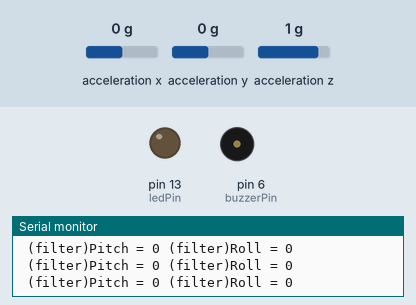
Simulated run of this sketch. Board: Arduino Uno, built with avr-gcc and run on an emulated ATmega328P. On the bench: output pins drawn as LEDs (lit = HIGH), buzzer (waves = sounding), the last lines printed to the serial monitor. The test bench sets the inputs (shaded band); at power-on: acceleration x 0 g, acceleration y 0 g, acceleration z 1 g.

Above: at 1.2 s.
1.3 s: acceleration x set to -0.4 g
At 2.0 s:
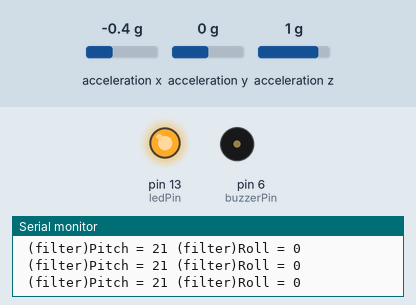
2.8 s: acceleration y set to -0.5 g
5.8 s: acceleration y set to -0.8 g
At 6.2 s:
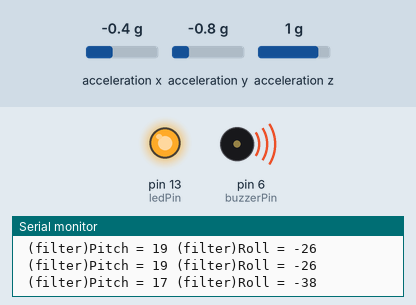
7.3 s: acceleration z set to 1.2 g
10.1 s: acceleration z set to 1.5 g
At 12.8 s:
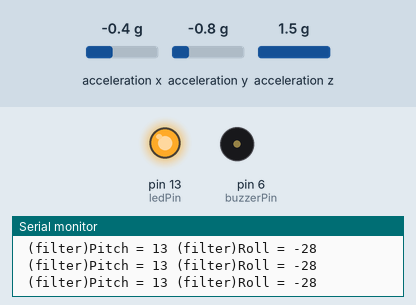
13.1 s: acceleration x set to -1.4 g
At 13.5 s:
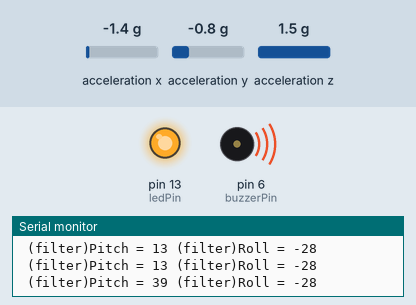
Timing chart, 0 to 15.6 s (numbered marks = the images above; inputs shaded):
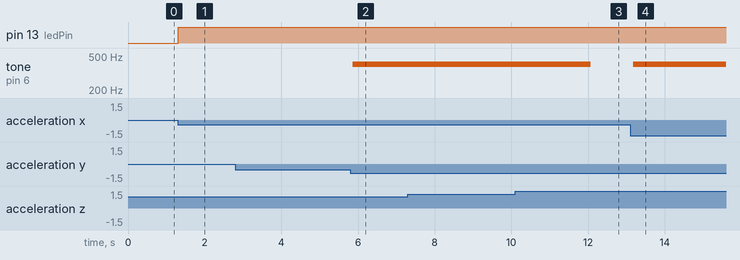

The sketch:

jajko_i_lyzka.ino
```cpp
#include "Wire.h"       //For communicate
#include <ADXL345.h>

ADXL345 accelerometer;

int ledPin = 13;
int buzzerPin = 6;
int gndPin = 3;

int ledTreshold = 15;
int buzzerTreshold = 30;

void setup() {
  pinMode(gndPin, OUTPUT);
  digitalWrite(gndPin, LOW);
  pinMode(buzzerPin, OUTPUT);
  pinMode(ledPin,OUTPUT);
  Serial.begin(9600);
  Wire.begin();

  // Initialize ADXL345
  Serial.println("Initialize ADXL345");

  if (!accelerometer.begin())
  {
    Serial.println("Could not find a valid ADXL345 sensor, check wiring!");
    delay(500);
  }

  // Set measurement range
  // +/-  2G: ADXL345_RANGE_2G
  // +/-  4G: ADXL345_RANGE_4G
  // +/-  8G: ADXL345_RANGE_8G
  // +/- 16G: ADXL345_RANGE_16G
  accelerometer.setRange(ADXL345_RANGE_16G);
}

void loop() {
  // Read normalized values
  Vector norm = accelerometer.readNormalize();

  // Low Pass Filter to smooth out data. 0.1 - 0.9
  Vector filtered = accelerometer.lowPassFilter(norm, 0.5);

    // Calculate Pitch & Roll (Low Pass Filter)
  int fpitch = -(atan2(filtered.XAxis, sqrt(filtered.YAxis*filtered.YAxis + filtered.ZAxis*filtered.ZAxis))*180.0)/M_PI;
  int froll  = (atan2(filtered.YAxis, filtered.ZAxis)*180.0)/M_PI;

  boolean shakey = (fpitch > ledTreshold || (fpitch * -1) > ledTreshold || froll > ledTreshold || (froll * -1) > ledTreshold);
  boolean lost = (fpitch > buzzerTreshold || (fpitch * -1) > buzzerTreshold || froll > buzzerTreshold || (froll * -1) > buzzerTreshold);
  Serial.print(" (filter)Pitch = ");
  Serial.print(fpitch);
  Serial.print(" (filter)Roll = ");
  Serial.print(froll);
  Serial.println();

  digitalWrite(ledPin, shakey);

  if(lost){
    tone(buzzerPin, 400);
    delay(3000);
  }else{
    noTone(buzzerPin);
  }

  delay(100);
}
```

Measured:
- the behaviour switches between -0.2 and -0.3 g on acceleration x (found by bisection; images 0 and 1)
- the behaviour switches between -0.6 and -0.7 g on acceleration y (found by bisection; images 1 and 2)
- the behaviour switches between 1.3 and 1.4 g on acceleration z (found by bisection; images 2 and 3)
- after the input at 1.3 s, pin 13 (ledPin): LOW → HIGH at once
- after the input at 5.8 s, tone on pin 6 (buzzerPin): silent → 400 Hz after 0.07 s
- after the input at 10.1 s, tone on pin 6 (buzzerPin): 400 Hz → silent after 2.0 s
- after the input at 13.1 s, tone on pin 6 (buzzerPin): silent → 400 Hz after 0.08 s
